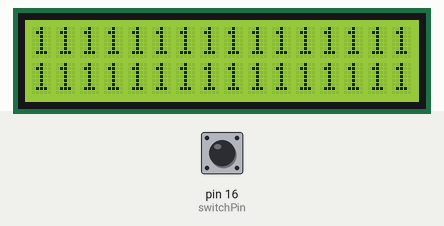
Bench run of a sketch on a simulated Arduino Uno, built with avr-gcc and run on an emulated ATmega328P. Shown: 16×2 character LCD. Inputs (shaded band) come from the test bench; at power-on: pin 16 (switchPin) HIGH.

Above: at 1.2 s.
1.3 s: pin 16 (switchPin) pulled LOW for 0.15 s
At 1.45 s:
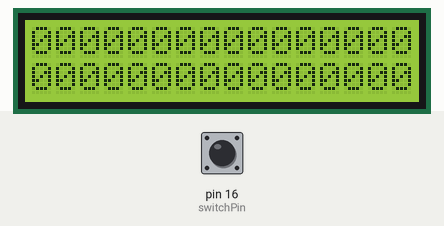
2.9 s: pin 16 (switchPin) pulled LOW for 1 s
At 2.91 s:
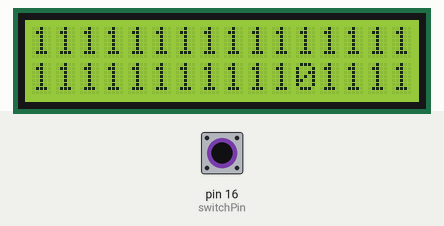
5.4 s: pin 16 (switchPin) pulled LOW for 1 s
At 5.44 s:
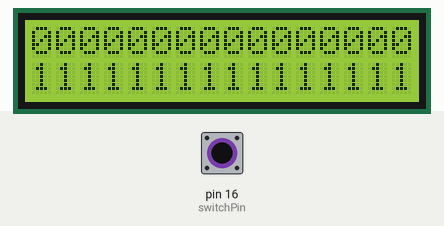
7.9 s: pin 16 (switchPin) pulled LOW for 0.15 s
At 7.94 s:
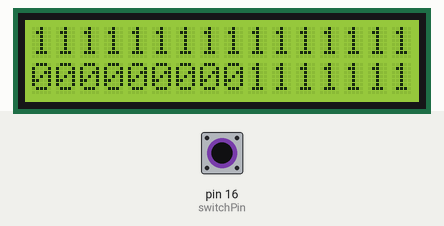
Timing chart, 0 to 10.5 s (numbered marks = the images above; inputs shaded):
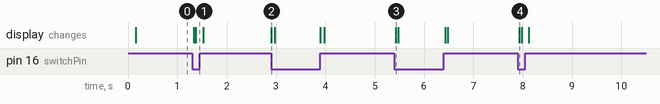

The sketch:

Switch.ino
```cpp
#include <Wire.h>
#include <LiquidCrystal_I2C.h>

// Set the LCD address to 0x27 for a 16 chars and 2 line display
LiquidCrystal_I2C lcd(0x27, 16, 2);


int switchPin = 16; // at D0
int switchValue;

void setup() {
  pinMode(switchPin, INPUT);

  lcd.begin(4,5);  // sda=0, scl=2
  lcd.backlight();
  lcd.print("Hello, world!");
}

void loop() {
  // Read the switch value
  switchValue = digitalRead(switchPin);
  lcd.print(switchValue);
}
```

Measured:
- after the input at 1.3 s, the display: first changes at once (image 1 shows a later state)
- after the input at 2.9 s, the display: changes at once (image 2)
- after the input at 5.4 s, the display: changes at once (image 3)
- after the input at 7.9 s, the display: changes at once (image 4)
